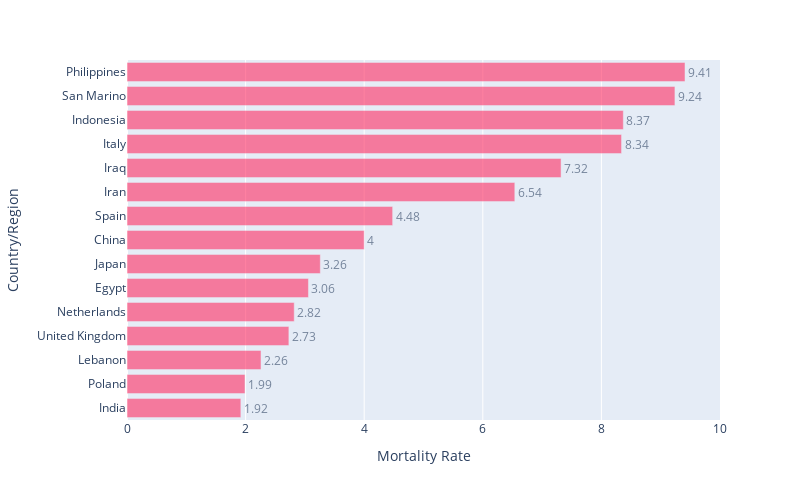

Source (notebook cell):
### Markdown cell above
### Taux mortalité pour 100 cas confirmés

### Code cell
top10MortalityRate = classement

# Ajout de la nouvelle colonne tauxMortalité = (Morts/Confirmé)*100, arrondi à deux decimals
top10MortalityRate['Mortality Rate'] = round((top10MortalityRate['Deaths']/top10MortalityRate['Confirmed'])*100, 2)

# On prend que les pays qui ont plus de 100 cas confirmés
temp = top10MortalityRate[top10MortalityRate['Confirmed']>100]
temp = temp.sort_values('Mortality Rate', ascending=False)

fig = px.bar(temp.sort_values('Mortality Rate', ascending=False).head(15).sort_values('Mortality Rate', ascending=True), 
             x="Mortality Rate", y="Country/Region", text='Mortality Rate', orientation='h', 
             width=800, height=500, range_x = [0, 10])
fig.update_traces(marker_color=colorRed, opacity=0.6, textposition='outside')
fig.show()

### Figure 1 — Plotly figure (JSON) as saved in the notebook; plotly's stock layout.template omitted (floating-point values rounded to 4 significant figures)
{"data": [{"alignmentgroup": "True", "hoverlabel": {"namelength": 0}, "hovertemplate": "Mortality Rate=%{text}<br>Country/Region=%{y}", "legendgroup": "", "marker": {"color": "#ff2e63"}, "name": "", "offsetgroup": "", "opacity": 0.6, "orientation": "h", "showlegend": false, "text": [1.92, 1.99, 2.26, 2.73, 2.82, 3.06, 3.26, 4, 4.48, 6.54, 7.32, 8.34, 8.37, 9.24, 9.41], "textposition": "outside", "type": "bar", "x": [1.92, 1.99, 2.26, 2.73, 2.82, 3.06, 3.26, 4, 4.48, 6.54, 7.32, 8.34, 8.37, 9.24, 9.41], "xaxis": "x", "y": ["India", "Poland", "Lebanon", "United Kingdom", "Netherlands", "Egypt", "Japan", "China", "Spain", "Iran", "Iraq", "Italy", "Indonesia", "San Marino", "Philippines"], "yaxis": "y"}], "layout": {"barmode": "relative", "height": 500, "legend": {"tracegroupgap": 0}, "margin": {"t": 60}, "width": 800, "xaxis": {"anchor": "y", "domain": [0, 1], "range": [0, 10], "title": {"text": "Mortality Rate"}}, "yaxis": {"anchor": "x", "domain": [0, 1], "title": {"text": "Country/Region"}}}}
